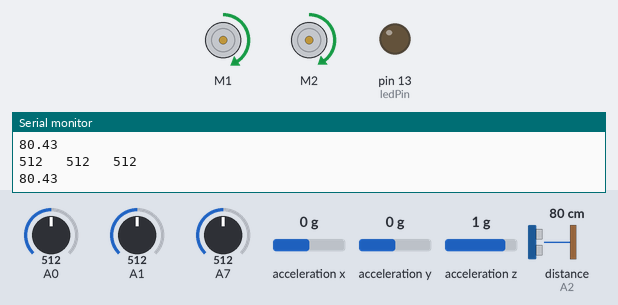
The sketch below on a simulated Arduino Nano, built with avr-gcc and run on an emulated ATmega328P. Parts: 2 × DC motor (green arrow = forward, orange = backward, longer = faster), output pins drawn as LEDs (lit = HIGH), the last lines printed to the serial monitor. Wiring (inferred from the names in the program): ultrasonic range finder: trigger A3; echo A2. The inputs (shaded band) are chosen by the test bench; at power-on: distance to the obstacle (sensor on A2) 80 cm, A0 = 512, A1 = 512, A7 = 512, acceleration x 0 g, acceleration y 0 g, acceleration z 1 g. The echo pulse lasts 58.3 µs per cm; random numbers use the default seed unless the sketch sets one; pins used as bus, display or sensor lines are not drawn.

Above: at 1.2 s.
1.3 s: distance to the obstacle (sensor on A2) set to 8 cm
4.3 s: distance to the obstacle (sensor on A2) set to 5 cm
At 4.62 s:
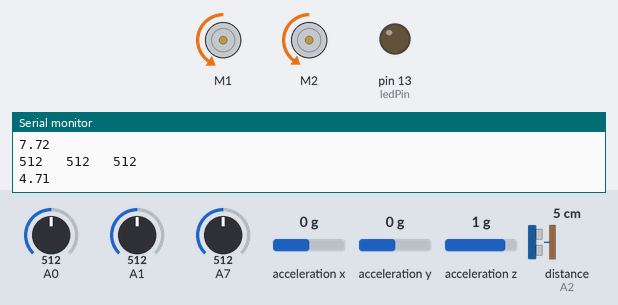
At 5.04 s:
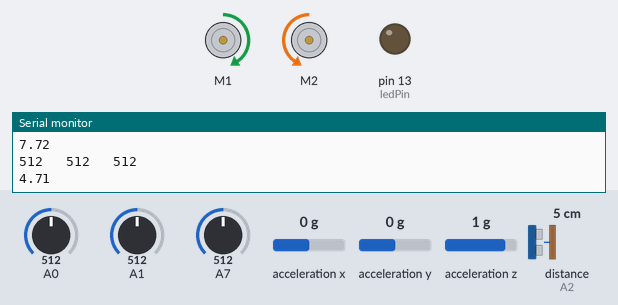
7.3 s: distance to the obstacle (sensor on A2) set to 9 cm
8.9 s: distance to the obstacle (sensor on A2) set to 2 cm
At 9.01 s:
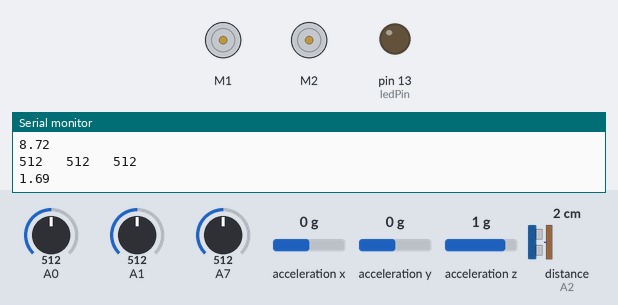
Timing chart, 0 to 12.9 s (numbered marks = the images above; inputs shaded):
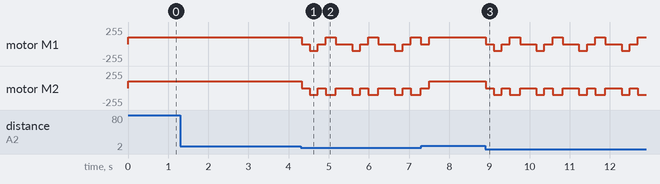

The sketch:

MULDND1_Obstacle_Course.ino
```cpp
#include <RedBot.h>

RedBotMotors motors;
RedBotAccel accel;

RedBotSensor LeftSensor = RedBotSensor(A1);
RedBotSensor MiddleSensor = RedBotSensor(A0);
RedBotSensor RightSensor = RedBotSensor(A7);
int trig = A3;
int echo = A2;
int ledPin = 13;

int basePower_R = 100;
int basePower_L = 104;
int bumpthresh = 40;
int bg = 750;
bool left;
bool mid;
bool right;
bool bump;
int LeftValue;
int MiddleValue;
int RightValue;
float distance;
int State = 1;
int SonarRange = 6;

void setup() {
  Serial.begin(9600);
  pinMode(trig, OUTPUT);
  pinMode(echo, INPUT);
  pinMode(ledPin, OUTPUT);
  accel.x = 0;
  accel.y = 0;
  accel.z = 0;
  accel.enableBump();
  accel.setBumpThresh(bumpthresh);
  randomSeed(random(100));
}

void loop() {
  Input();
  UpdateState();
  PerformAction();
}

void Input(){
  accel.read();
  bump = accel.checkBump();
  LeftValue = LeftSensor.read();
  MiddleValue = MiddleSensor.read();
  RightValue  = RightSensor.read();
  Serial.print(LeftValue); Serial.print("   ");
  Serial.print(MiddleValue); Serial.print("   ");
  Serial.println(RightValue);

  if(LeftValue < bg){
    left = false;
  }else{
    left = true;
  }

  if(MiddleValue < bg){
    mid = false;
  }else{
    mid = true;
  }

  if(RightValue < bg){
    right = false;
  }else{
    right = true;
  }

  digitalWrite(trig, LOW);
  delayMicroseconds(2);
  digitalWrite(trig, HIGH);
  delayMicroseconds(10);
  digitalWrite(trig, LOW);
  float duration = pulseIn(echo, HIGH);
  distance = duration / 58;
  Serial.println(distance);
}


void UpdateState(){
  switch(State){
    case 1:
     if(left || mid || right || distance < SonarRange){
      State = 2;
     }else if(bump){
      State = 3;
     }
    break;
    case 2:
    State = 1;
    break;
    case 3:
    State = 3;
    break;
  }
}

void PerformAction(){
  switch(State){
    case 1: //Drive
    straight();
    break;
    case 2: //Turn
    RecoverLeft();
    break;
    case 3:
    bumped();
    break;
  }
}

void bumped(){
  motors.stop();
  digitalWrite(ledPin, HIGH);
  delay(1000);
  digitalWrite(ledPin, LOW);
}

void RecoverRight(){
  motors.stop();
  delay(200);
  reverse();
  delay(200);
  motors.stop();
  delay(200);
  motors.pivot(- basePower_L, 800);
  motors.stop();
  delay(200);
}

void RecoverLeft(){
  motors.stop();
  delay(200);
  reverse();
  delay(200);
  motors.stop();
  delay(200);
  motors.pivot(basePower_L, 250);
  motors.stop();
  delay(200);
}

void straight(){
  motors.leftDrive(basePower_L);
  motors.rightDrive(basePower_R);
}

void reverse(){
  motors.leftDrive(-basePower_L);
  motors.rightDrive(-basePower_R);
}
```

Measured:
- the behaviour switches between 7 and 6 cm on distance to the obstacle (sensor on A2) (found by bisection; images 0 and 1)
- after the input at 4.3 s, motor M1: forward 103/255 → stopped at once, then repeats every 1.1 s: backward 103/255 0.20 s, stopped 0.20 s, forward 103/255 0.25 s, stopped 0.41 s; motor M2: forward 99/255 → stopped at once, then repeats every 1.1 s: backward 99/255 0.20 s, stopped 0.20 s, backward 103/255 0.25 s, stopped 0.41 s
- after the input at 8.9 s, motor M1: forward 103/255 → stopped at once, then repeats every 1.1 s: backward 103/255 0.20 s, stopped 0.20 s, forward 103/255 0.25 s, stopped 0.41 s; motor M2: forward 99/255 → stopped at once, then repeats every 1.1 s: backward 99/255 0.20 s, stopped 0.20 s, backward 103/255 0.25 s, stopped 0.41 s
